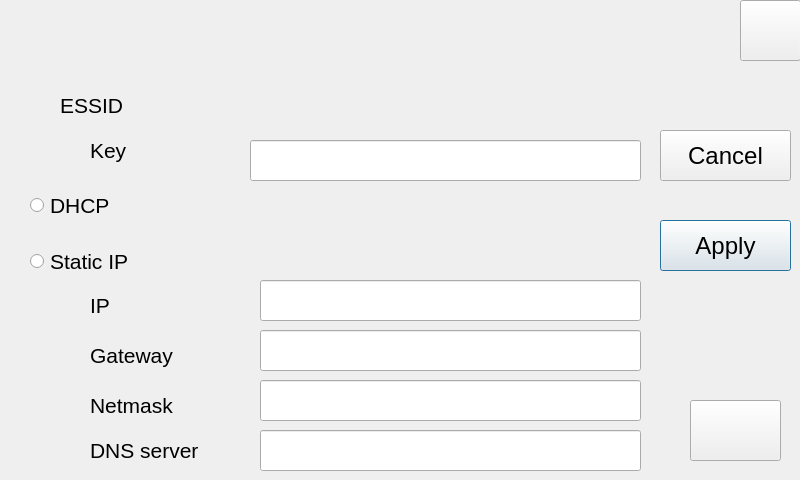
<?xml version="1.0" encoding="UTF-8"?>
<ui version="4.0">
 <class>settingWLAN</class>
 <widget class="QDialog" name="settingWLAN">
  <property name="geometry">
   <rect>
    <x>0</x>
    <y>0</y>
    <width>800</width>
    <height>480</height>
   </rect>
  </property>
  <property name="font">
   <font>
    <pointsize>18</pointsize>
   </font>
  </property>
  <widget class="QLabel" name="labelKey">
   <property name="geometry">
    <rect>
     <x>90</x>
     <y>130</y>
     <width>61</width>
     <height>41</height>
    </rect>
   </property>
   <property name="font">
    <font>
     <pointsize>16</pointsize>
    </font>
   </property>
   <property name="text">
    <string>Key</string>
   </property>
  </widget>
  <widget class="QLineEdit" name="lineEditKey">
   <property name="geometry">
    <rect>
     <x>250</x>
     <y>140</y>
     <width>391</width>
     <height>41</height>
    </rect>
   </property>
  </widget>
  <widget class="QRadioButton" name="radioButtondhcp">
   <property name="geometry">
    <rect>
     <x>30</x>
     <y>190</y>
     <width>101</width>
     <height>31</height>
    </rect>
   </property>
   <property name="font">
    <font>
     <pointsize>16</pointsize>
    </font>
   </property>
   <property name="text">
    <string>DHCP</string>
   </property>
  </widget>
  <widget class="QRadioButton" name="radioButtonStaticIP">
   <property name="geometry">
    <rect>
     <x>30</x>
     <y>250</y>
     <width>191</width>
     <height>23</height>
    </rect>
   </property>
   <property name="font">
    <font>
     <pointsize>16</pointsize>
    </font>
   </property>
   <property name="text">
    <string>Static IP</string>
   </property>
  </widget>
  <widget class="QLabel" name="labelIP">
   <property name="geometry">
    <rect>
     <x>90</x>
     <y>290</y>
     <width>51</width>
     <height>31</height>
    </rect>
   </property>
   <property name="font">
    <font>
     <pointsize>16</pointsize>
    </font>
   </property>
   <property name="text">
    <string>IP</string>
   </property>
  </widget>
  <widget class="QLabel" name="labelNetmask">
   <property name="enabled">
    <bool>true</bool>
   </property>
   <property name="geometry">
    <rect>
     <x>90</x>
     <y>390</y>
     <width>121</width>
     <height>31</height>
    </rect>
   </property>
   <property name="font">
    <font>
     <pointsize>16</pointsize>
    </font>
   </property>
   <property name="text">
    <string>Netmask</string>
   </property>
  </widget>
  <widget class="QLabel" name="labelGateway">
   <property name="geometry">
    <rect>
     <x>90</x>
     <y>340</y>
     <width>131</width>
     <height>31</height>
    </rect>
   </property>
   <property name="font">
    <font>
     <pointsize>16</pointsize>
    </font>
   </property>
   <property name="text">
    <string>Gateway</string>
   </property>
  </widget>
  <widget class="QLabel" name="labelDNS">
   <property name="geometry">
    <rect>
     <x>90</x>
     <y>430</y>
     <width>161</width>
     <height>41</height>
    </rect>
   </property>
   <property name="font">
    <font>
     <pointsize>16</pointsize>
    </font>
   </property>
   <property name="text">
    <string>DNS server</string>
   </property>
  </widget>
  <widget class="QLineEdit" name="lineEditIP">
   <property name="geometry">
    <rect>
     <x>260</x>
     <y>280</y>
     <width>381</width>
     <height>41</height>
    </rect>
   </property>
  </widget>
  <widget class="QLineEdit" name="lineEditGateway">
   <property name="geometry">
    <rect>
     <x>260</x>
     <y>330</y>
     <width>381</width>
     <height>41</height>
    </rect>
   </property>
  </widget>
  <widget class="QLineEdit" name="lineEditNetmask">
   <property name="geometry">
    <rect>
     <x>260</x>
     <y>380</y>
     <width>381</width>
     <height>41</height>
    </rect>
   </property>
  </widget>
  <widget class="QLineEdit" name="lineEditDNS">
   <property name="geometry">
    <rect>
     <x>260</x>
     <y>430</y>
     <width>381</width>
     <height>41</height>
    </rect>
   </property>
  </widget>
  <widget class="QLabel" name="labelAP">
   <property name="geometry">
    <rect>
     <x>60</x>
     <y>90</y>
     <width>101</width>
     <height>31</height>
    </rect>
   </property>
   <property name="font">
    <font>
     <pointsize>16</pointsize>
    </font>
   </property>
   <property name="text">
    <string>ESSID</string>
   </property>
  </widget>
  <widget class="QLabel" name="labelEssid">
   <property name="geometry">
    <rect>
     <x>160</x>
     <y>90</y>
     <width>481</width>
     <height>41</height>
    </rect>
   </property>
   <property name="font">
    <font>
     <pointsize>16</pointsize>
    </font>
   </property>
   <property name="text">
    <string/>
   </property>
  </widget>
  <widget class="QPushButton" name="pushButtonApply">
   <property name="geometry">
    <rect>
     <x>660</x>
     <y>220</y>
     <width>131</width>
     <height>51</height>
    </rect>
   </property>
   <property name="text">
    <string>Apply</string>
   </property>
  </widget>
  <widget class="QPushButton" name="pushButtonCancel">
   <property name="geometry">
    <rect>
     <x>660</x>
     <y>130</y>
     <width>131</width>
     <height>51</height>
    </rect>
   </property>
   <property name="text">
    <string>Cancel</string>
   </property>
  </widget>
  <widget class="QPushButton" name="pushButtonOK">
   <property name="geometry">
    <rect>
     <x>740</x>
     <y>0</y>
     <width>61</width>
     <height>61</height>
    </rect>
   </property>
   <property name="text">
    <string/>
   </property>
   <property name="icon">
    <iconset resource="wireless.qrc">
     <normaloff>:/images/back.png</normaloff>:/images/back.png</iconset>
   </property>
   <property name="iconSize">
    <size>
     <width>60</width>
     <height>60</height>
    </size>
   </property>
  </widget>
  <widget class="QPushButton" name="pushButtonKeyBoard">
   <property name="geometry">
    <rect>
     <x>690</x>
     <y>400</y>
     <width>91</width>
     <height>61</height>
    </rect>
   </property>
   <property name="text">
    <string/>
   </property>
   <property name="icon">
    <iconset resource="wireless.qrc">
     <normaloff>:/images/keyboard.png</normaloff>:/images/keyboard.png</iconset>
   </property>
   <property name="iconSize">
    <size>
     <width>64</width>
     <height>64</height>
    </size>
   </property>
  </widget>
 </widget>
 <resources>
  <include location="wireless.qrc"/>
 </resources>
 <connections>
  <connection>
   <sender>pushButtonCancel</sender>
   <signal>clicked()</signal>
   <receiver>settingWLAN</receiver>
   <slot>cancel()</slot>
   <hints>
    <hint type="sourcelabel">
     <x>390</x>
     <y>445</y>
    </hint>
    <hint type="destinationlabel">
     <x>442</x>
     <y>452</y>
    </hint>
   </hints>
  </connection>
  <connection>
   <sender>pushButtonOK</sender>
   <signal>clicked()</signal>
   <receiver>settingWLAN</receiver>
   <slot>ok()</slot>
   <hints>
    <hint type="sourcelabel">
     <x>620</x>
     <y>433</y>
    </hint>
    <hint type="destinationlabel">
     <x>626</x>
     <y>404</y>
    </hint>
   </hints>
  </connection>
  <connection>
   <sender>lineEditIP</sender>
   <signal>cursorPositionChanged(int,int)</signal>
   <receiver>settingWLAN</receiver>
   <slot>checkstatic()</slot>
   <hints>
    <hint type="sourcelabel">
     <x>481</x>
     <y>227</y>
    </hint>
    <hint type="destinationlabel">
     <x>571</x>
     <y>234</y>
    </hint>
   </hints>
  </connection>
  <connection>
   <sender>lineEditGateway</sender>
   <signal>cursorPositionChanged(int,int)</signal>
   <receiver>settingWLAN</receiver>
   <slot>checkstatic()</slot>
   <hints>
    <hint type="sourcelabel">
     <x>489</x>
     <y>289</y>
    </hint>
    <hint type="destinationlabel">
     <x>595</x>
     <y>292</y>
    </hint>
   </hints>
  </connection>
  <connection>
   <sender>lineEditNetmask</sender>
   <signal>cursorPositionChanged(int,int)</signal>
   <receiver>settingWLAN</receiver>
   <slot>checkstatic()</slot>
   <hints>
    <hint type="sourcelabel">
     <x>515</x>
     <y>340</y>
    </hint>
    <hint type="destinationlabel">
     <x>570</x>
     <y>337</y>
    </hint>
   </hints>
  </connection>
  <connection>
   <sender>lineEditDNS</sender>
   <signal>cursorPositionChanged(int,int)</signal>
   <receiver>settingWLAN</receiver>
   <slot>checkstatic()</slot>
   <hints>
    <hint type="sourcelabel">
     <x>486</x>
     <y>402</y>
    </hint>
    <hint type="destinationlabel">
     <x>563</x>
     <y>391</y>
    </hint>
   </hints>
  </connection>
  <connection>
   <sender>pushButtonKeyBoard</sender>
   <signal>clicked()</signal>
   <receiver>settingWLAN</receiver>
   <slot>keyboard()</slot>
   <hints>
    <hint type="sourcelabel">
     <x>301</x>
     <y>433</y>
    </hint>
    <hint type="destinationlabel">
     <x>328</x>
     <y>444</y>
    </hint>
   </hints>
  </connection>
  <connection>
   <sender>pushButtonApply</sender>
   <signal>clicked()</signal>
   <receiver>settingWLAN</receiver>
   <slot>apply()</slot>
   <hints>
    <hint type="sourcelabel">
     <x>110</x>
     <y>437</y>
    </hint>
    <hint type="destinationlabel">
     <x>177</x>
     <y>424</y>
    </hint>
   </hints>
  </connection>
 </connections>
 <slots>
  <slot>apply()</slot>
  <slot>cancel()</slot>
  <slot>ok()</slot>
  <slot>checkstatic()</slot>
  <slot>keyboard()</slot>
 </slots>
</ui>
